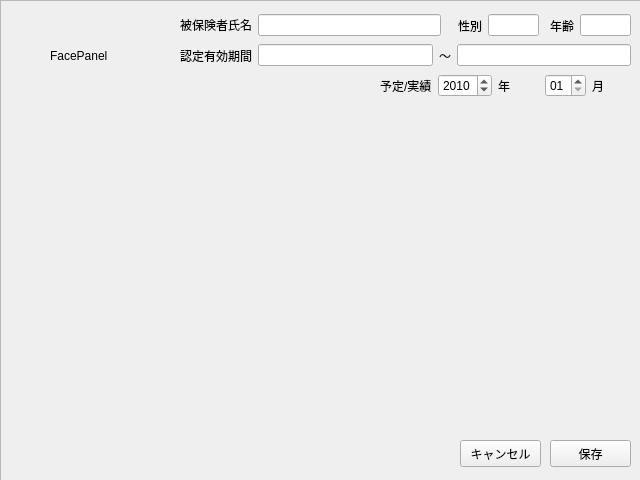
<?xml version="1.0" encoding="UTF-8"?>
<ui version="4.0">
 <class>one_human</class>
 <widget class="QWidget" name="one_human">
  <property name="geometry">
   <rect>
    <x>0</x>
    <y>0</y>
    <width>640</width>
    <height>480</height>
   </rect>
  </property>
  <property name="windowTitle">
   <string>Form</string>
  </property>
  <widget class="QPushButton" name="pushButton">
   <property name="geometry">
    <rect>
     <x>550</x>
     <y>440</y>
     <width>81</width>
     <height>27</height>
    </rect>
   </property>
   <property name="text">
    <string>保存</string>
   </property>
  </widget>
  <widget class="QPushButton" name="pushButton_2">
   <property name="geometry">
    <rect>
     <x>460</x>
     <y>440</y>
     <width>81</width>
     <height>27</height>
    </rect>
   </property>
   <property name="text">
    <string>キャンセル</string>
   </property>
  </widget>
  <widget class="QLabel" name="FacePanel">
   <property name="geometry">
    <rect>
     <x>50</x>
     <y>10</y>
     <width>91</width>
     <height>91</height>
    </rect>
   </property>
   <property name="sizePolicy">
    <sizepolicy hsizetype="Maximum" vsizetype="Maximum">
     <horstretch>0</horstretch>
     <verstretch>0</verstretch>
    </sizepolicy>
   </property>
   <property name="minimumSize">
    <size>
     <width>64</width>
     <height>64</height>
    </size>
   </property>
   <property name="text">
    <string>FacePanel</string>
   </property>
  </widget>
  <widget class="QWidget" name="horizontalLayoutWidget">
   <property name="geometry">
    <rect>
     <x>458</x>
     <y>10</y>
     <width>81</width>
     <height>31</height>
    </rect>
   </property>
   <layout class="QHBoxLayout" name="horizontalLayout">
    <item>
     <widget class="QLabel" name="gender">
      <property name="text">
       <string>性別</string>
      </property>
      <property name="alignment">
       <set>Qt::AlignRight|Qt::AlignTrailing|Qt::AlignVCenter</set>
      </property>
     </widget>
    </item>
    <item>
     <widget class="QLineEdit" name="gender_edit"/>
    </item>
   </layout>
  </widget>
  <widget class="QWidget" name="horizontalLayoutWidget_2">
   <property name="geometry">
    <rect>
     <x>550</x>
     <y>10</y>
     <width>81</width>
     <height>31</height>
    </rect>
   </property>
   <layout class="QHBoxLayout" name="horizontalLayout_2">
    <item>
     <widget class="QLabel" name="age">
      <property name="text">
       <string>年齢</string>
      </property>
      <property name="alignment">
       <set>Qt::AlignRight|Qt::AlignTrailing|Qt::AlignVCenter</set>
      </property>
     </widget>
    </item>
    <item>
     <widget class="QLineEdit" name="age_edit">
      <property name="maxLength">
       <number>3</number>
      </property>
      <property name="alignment">
       <set>Qt::AlignRight|Qt::AlignTrailing|Qt::AlignVCenter</set>
      </property>
     </widget>
    </item>
   </layout>
  </widget>
  <widget class="QWidget" name="gridLayoutWidget_2">
   <property name="geometry">
    <rect>
     <x>180</x>
     <y>10</y>
     <width>261</width>
     <height>31</height>
    </rect>
   </property>
   <layout class="QGridLayout" name="gridLayout_2">
    <item row="0" column="0">
     <widget class="QLabel" name="name">
      <property name="text">
       <string>被保険者氏名</string>
      </property>
      <property name="alignment">
       <set>Qt::AlignRight|Qt::AlignTrailing|Qt::AlignVCenter</set>
      </property>
     </widget>
    </item>
    <item row="0" column="1">
     <widget class="QLineEdit" name="name_edit">
      <property name="sizePolicy">
       <sizepolicy hsizetype="Expanding" vsizetype="Fixed">
        <horstretch>0</horstretch>
        <verstretch>0</verstretch>
       </sizepolicy>
      </property>
     </widget>
    </item>
   </layout>
  </widget>
  <widget class="QWidget" name="horizontalLayoutWidget_3">
   <property name="geometry">
    <rect>
     <x>180</x>
     <y>40</y>
     <width>451</width>
     <height>31</height>
    </rect>
   </property>
   <layout class="QHBoxLayout" name="horizontalLayout_3">
    <item>
     <widget class="QLabel" name="term">
      <property name="text">
       <string>認定有効期間</string>
      </property>
     </widget>
    </item>
    <item>
     <widget class="QLineEdit" name="term_end_edit"/>
    </item>
    <item>
     <widget class="QLabel" name="childa">
      <property name="text">
       <string>～</string>
      </property>
     </widget>
    </item>
    <item>
     <widget class="QLineEdit" name="term_begin_edit"/>
    </item>
   </layout>
  </widget>
  <widget class="QWidget" name="horizontalLayoutWidget_4">
   <property name="geometry">
    <rect>
     <x>380</x>
     <y>70</y>
     <width>252</width>
     <height>31</height>
    </rect>
   </property>
   <layout class="QHBoxLayout" name="horizontalLayout_4">
    <item>
     <widget class="QLabel" name="label_3">
      <property name="text">
       <string>予定/実績</string>
      </property>
     </widget>
    </item>
    <item>
     <widget class="QDateEdit" name="yeas">
      <property name="dateTime">
       <datetime>
        <hour>0</hour>
        <minute>0</minute>
        <second>0</second>
        <year>2010</year>
        <month>1</month>
        <day>1</day>
       </datetime>
      </property>
      <property name="currentSection">
       <enum>QDateTimeEdit::YearSection</enum>
      </property>
      <property name="displayFormat">
       <string>yyyy</string>
      </property>
     </widget>
    </item>
    <item>
     <widget class="QLabel" name="label">
      <property name="text">
       <string>年</string>
      </property>
     </widget>
    </item>
    <item>
     <widget class="QDateEdit" name="month">
      <property name="currentSection">
       <enum>QDateTimeEdit::MonthSection</enum>
      </property>
      <property name="displayFormat">
       <string>MM</string>
      </property>
     </widget>
    </item>
    <item>
     <widget class="QLabel" name="label_2">
      <property name="text">
       <string>月</string>
      </property>
     </widget>
    </item>
   </layout>
  </widget>
  <widget class="QWidget" name="schedule_widget" native="true">
   <property name="geometry">
    <rect>
     <x>10</x>
     <y>110</y>
     <width>621</width>
     <height>321</height>
    </rect>
   </property>
  </widget>
  <widget class="QFrame" name="frame">
   <property name="geometry">
    <rect>
     <x>0</x>
     <y>0</y>
     <width>641</width>
     <height>481</height>
    </rect>
   </property>
   <property name="frameShape">
    <enum>QFrame::StyledPanel</enum>
   </property>
   <property name="frameShadow">
    <enum>QFrame::Raised</enum>
   </property>
  </widget>
  <zorder>frame</zorder>
  <zorder>pushButton</zorder>
  <zorder>pushButton_2</zorder>
  <zorder>FacePanel</zorder>
  <zorder>horizontalLayoutWidget</zorder>
  <zorder>horizontalLayoutWidget_2</zorder>
  <zorder>gridLayoutWidget_2</zorder>
  <zorder>horizontalLayoutWidget_3</zorder>
  <zorder>horizontalLayoutWidget_4</zorder>
  <zorder>schedule_widget</zorder>
 </widget>
 <resources/>
 <connections/>
</ui>
